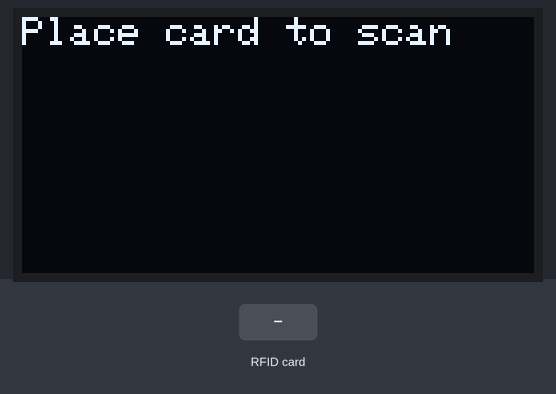
Recording of a sketch running on a simulated ESP32. Shown: 128×64 one-colour display. Inputs (shaded band) come from the test bench. What the sketch prints to the serial monitor is not drawn.

Above: at 3.3 s.
3.4 s: RFID card 5E 7A 19 C4 held to the reader
At 3.45 s:
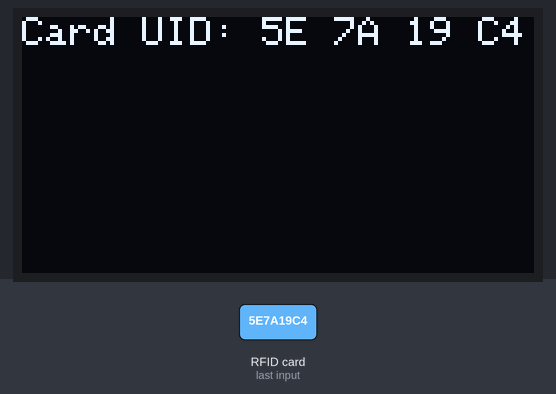
5.0 s: RFID card 5E 7A 19 C4 held to the reader
Timing chart, 0 to 8.0 s (numbered marks = the images above; inputs shaded):
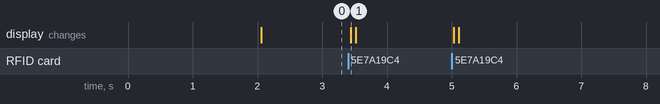

Measured:
- after the input at 3.4 s, the display: changes at once (image 1)

The sketch:

RC522.ino
```cpp
#include <SPI.h>
#include <MFRC522.h>
#include <Wire.h>
#include <Adafruit_GFX.h>
#include <Adafruit_SSD1306.h>

#define SCREEN_WIDTH 128
#define SCREEN_HEIGHT 64
#define OLED_RESET    -1 // 通常不用
Adafruit_SSD1306 display(SCREEN_WIDTH, SCREEN_HEIGHT, &Wire, OLED_RESET);

// 绑定引脚：使用 C3 Super Mini 上的实际 GPIO
#define SS_PIN    7    // RC522 的 SDA 接 GPIO7
#define RST_PIN   10   // RC522 的 RST 接 GPIO10

MFRC522 mfrc522(SS_PIN, RST_PIN);

void setup() {
  Serial.begin(115200);
  delay(2000); // Wait for serial ready

  // OLED I2C init
  Wire.begin(9, 8); // SDA=9, SCL=8

  if(!display.begin(SSD1306_SWITCHCAPVCC, 0x3C)) {
    Serial.println(F("OLED init failed!"));
    for(;;);
  }
  display.clearDisplay();
  display.setTextSize(1);
  display.setTextColor(SSD1306_WHITE);
  display.setCursor(0,0);
  display.println("Place card to scan");
  display.display();

  Serial.println("OLED initialized.");

  SPI.begin(4, 5, 6);  // SCK=4, MISO=5, MOSI=6
  Serial.println("SPI initialized.");

  mfrc522.PCD_Init();
  Serial.println("RC522 ready. Place card to scan.");
}

void loop() {
  // Wait for a new card
  if (!mfrc522.PICC_IsNewCardPresent()) return;
  if (!mfrc522.PICC_ReadCardSerial()) return;

  Serial.print("Card UID: ");
  display.clearDisplay();
  display.setCursor(0,0);
  display.print("Card UID:");

  for (byte i = 0; i < mfrc522.uid.size; i++) {
    if (mfrc522.uid.uidByte[i] < 0x10) {
      Serial.print(" 0");
      display.print(" 0");
    } else {
      Serial.print(" ");
      display.print(" ");
    }
    Serial.print(mfrc522.uid.uidByte[i], HEX);
    display.print(mfrc522.uid.uidByte[i], HEX);
  }
  Serial.println();
  display.display();

  // Wait until card is removed
  Serial.println("Remove card to scan again.");
  display.setCursor(0, 16);
  display.print("Remove card...");
  display.display();
  while (mfrc522.PICC_IsNewCardPresent() || mfrc522.PICC_ReadCardSerial()) {
    delay(100);
  }
  Serial.println("Ready for next card.");
  display.clearDisplay();
  display.setCursor(0,0);
  display.print("Place card to scan");
  display.display();
}
```
